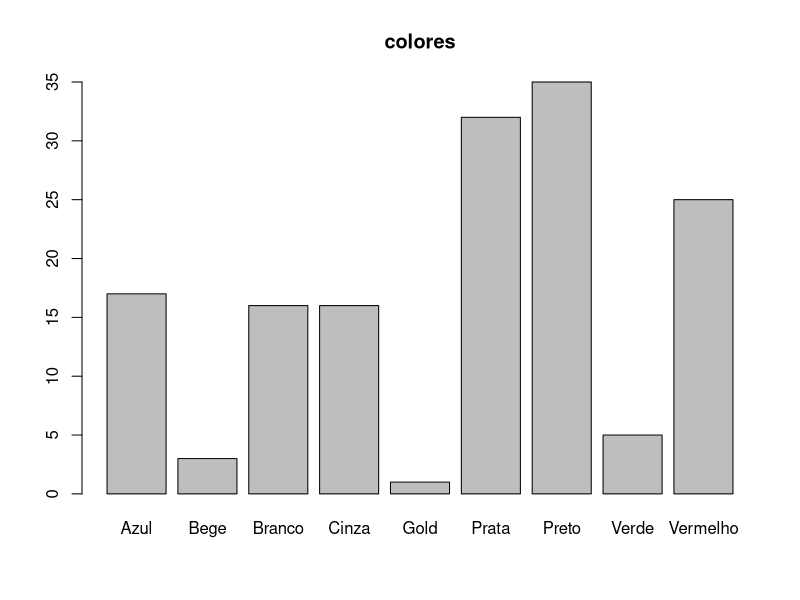
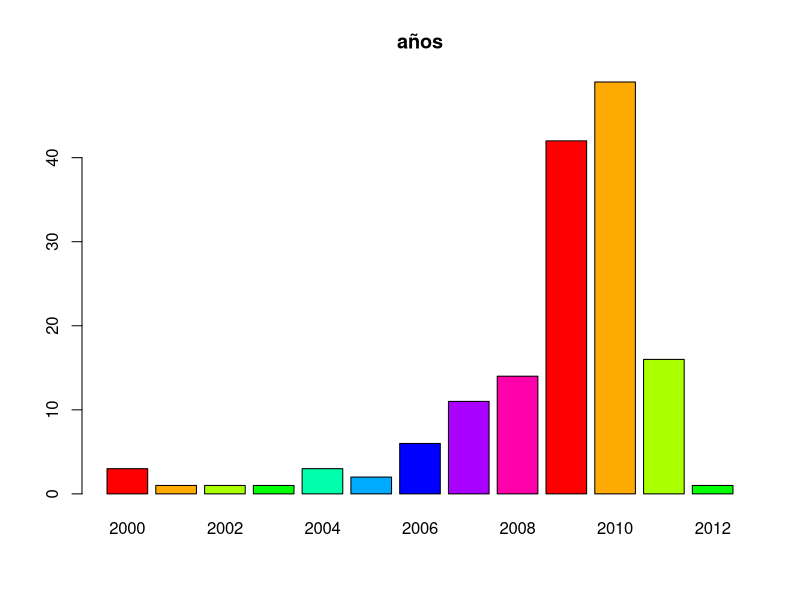
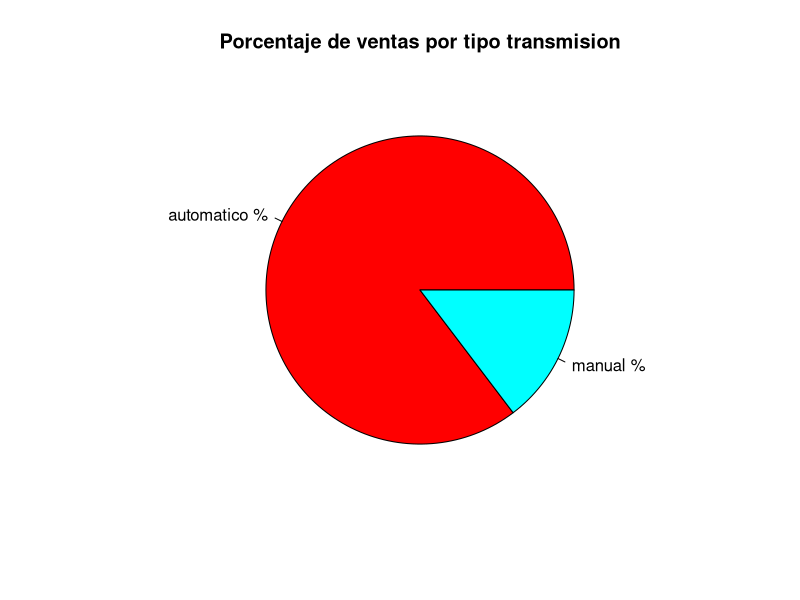
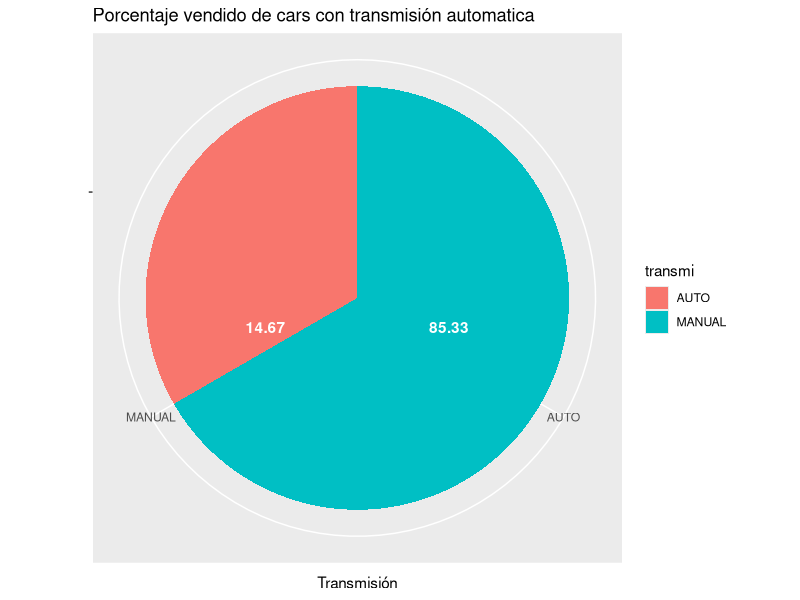

Recreate these plots in R, in order. (Note: this script raises an error after producing the figures.)
## FRECUENCIAS  Y MEDIDAD DE TENDENCIA CENTRAL, DISPERSION, POSICION Y FORMA

## definir directorio de trabajo

setwd("~/sistemas/estadistica/clase03")
getwd()

data <- read.csv("base.csv")
View(data)
data
str(data)


tabcol <- table(data$color);
tabcol
library(tidyverse)
## cuale son los 3 colores de carros mas vendidos
data %>%
   count(color)%>%
  top_n(3, n) %>%
  arrange(desc(n))

##PREGUNTA 2. de que año son los carros mas vendidos

# covertir año a factor

data$year <- as.factor(data$year)
tabyear <- table(data$year)

 plot <- data %>%
  count(year) %>%
  top_n(3,n)

# crear un bar plot para presentar la respuesta a la pregunta 2
  barplot(tabcol, main = "colores")
  barplot(tabyear, main = "años", col = rainbow(9))
  
  
#  data %>%
 #   count(year) %>%
  #  top_n(3, n) %>%
   # ggplot(aes((x=year, y = n)))+
#geom_bar(stat = "identity") +
  

## determinar el porcentaje de ventas de carros segun transmision
    
    
## para crear una frecuencia relativa debe generar una tabla de distribucion de frecuencia
    
    ## crear tabla de distribucion de frecuencia
    
tabcambio <- table(data$transmi)
tabcambio
# determinar la frecuencia relativo 0<1
frecrel <- prop.table(tabcambio)        
frecrel          

# obteniendo el porcentaje

porcentaje <- prop.table(tabcambio) * 100
porcentaje

# mejoorar el reporte a la pregunta y agrupar

data %>%
  group_by(Tipo = transmi) %>%
  summarise(ventas = n()) %>%
  mutate("%" = round((ventas / sum(ventas) * 100), 3))

## generar un reporte pie chart
labels <- c("automatico", "manual")
labels <- paste(labels," %", sep = "")

pie(frecrel, 
    labels = labels, 
    col = rainbow(length(labels)), 
    main="Porcentaje de ventas por tipo transmision")


data %>%
  group_by(transmi) %>%
  summarise(ventas=n())%>%
  mutate("%" = round ((ventas/sum(ventas)*100),2))%>%
  ggplot(aes(x="", y = transmi, fill = transmi)) + 
  geom_bar(width = 1, stat = "identity")+
  coord_polar("y", start=0)+
  geom_text(aes(label = `%`), hjust= .5, vjust = -1.5, color ="white", fontface="bold")+
  labs(title="Porcentaje vendido de cars con transmisión automatica")+
  xlab("")+
  ylab("Transmisión")


## obtener porcentaje de ventas por modelo

install.packages("janitor")
#library(janitor)

# obtener tabla de distribcion de frecuencia con tabyl
tabyl(data$modelo, sort=T)
tabyl

#data %>%
#  group_by(Modelo = modelo) %>%
#  summarise(ventas=n())%>%
#  mutate("%" = round ((ventas/sum(ventas)*100),2))%>%

  
#install.packages("epiDisplay")


# tab1(data$modelo, sort.group = "decresing", cum.percent = TRUE, main = "Grafico")
  
  ### lista el total de carros  vendido por año y por tipo de transmision
  ## ->>>>>tabla de contigencia por que tiene mas de una variable a evaluar
  
## test chi cuadrado -> hay o no relacion entre las variables

tab <- table(data$year, data$transmi)
tab  

## 9. reportar resumen estadistico  chi-cuadrado

summary(tab)

## generando grafico de la pregunta 8 

barplot(tab, beside = T, legend.text = rownames(tab), ylab = "Frecuencia Absoluta")

